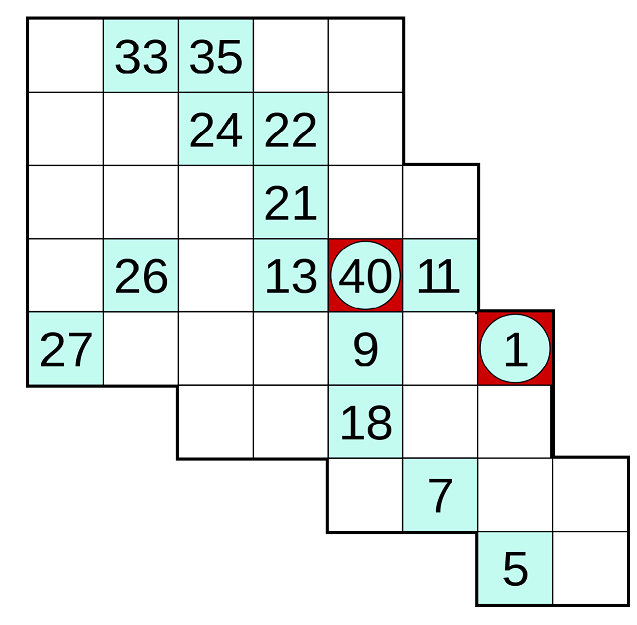
#> input picture exemple_hidato/exemple1.jpg, 637 x 625 px, found by its file name
$ python hidato_grid.py
#> lines starting #> are read from the running program, lines starting #| are printed output that depends on the picture; after the words box and inside, x2 and y2 are one past the last pixel; in counts of white or black regions, pixels touching at a corner belong together
import cv2
import operator
import numpy as np
from matplotlib import pyplot as plt


def path_to_img(path):
#> called with path = 'exemple_hidato\\exemple1.jpg'
    return cv2.imread(path, cv2.IMREAD_GRAYSCALE)
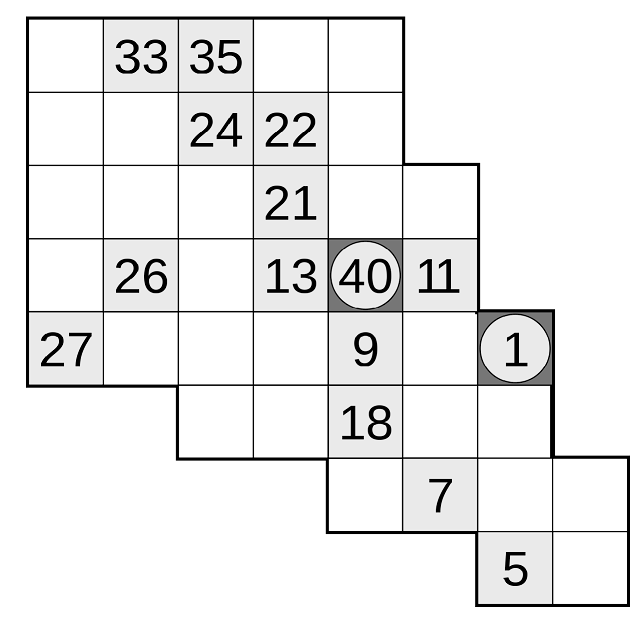
#> returned value: shape (625, 637); min 0, max 255, mean 236.6

def convert_when_colour(colour, img):
    """Dynamically converts an image to colour if the input colour is a tuple and the image is grayscale."""
    if len(colour) == 3:
        if len(img.shape) == 2:
            img = cv2.cvtColor(img, cv2.COLOR_GRAY2BGR)
        elif img.shape[2] == 1:
            img = cv2.cvtColor(img, cv2.COLOR_GRAY2BGR)
    return img

def traitement_image(img):
    res = cv2.GaussianBlur(img.copy(), (9, 9), 0)
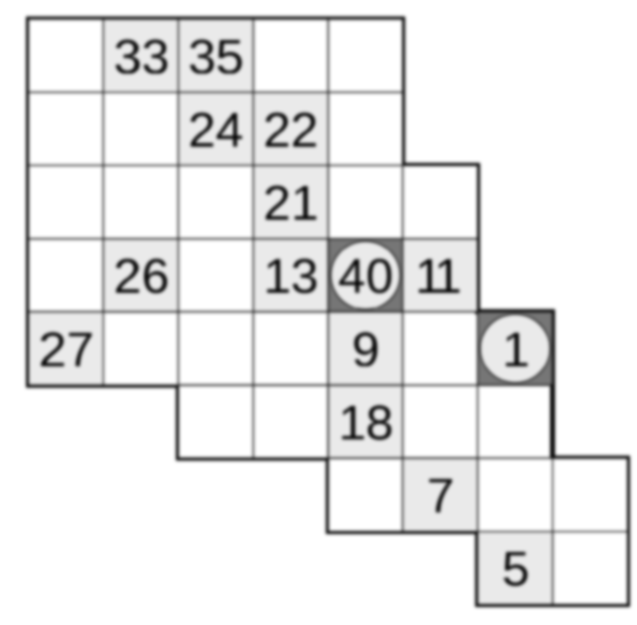
#> res: shape (625, 637); min 19, max 255, mean 236.6
    res = cv2.adaptiveThreshold(res, 255, cv2.ADAPTIVE_THRESH_GAUSSIAN_C, cv2.THRESH_BINARY, 11, 2)
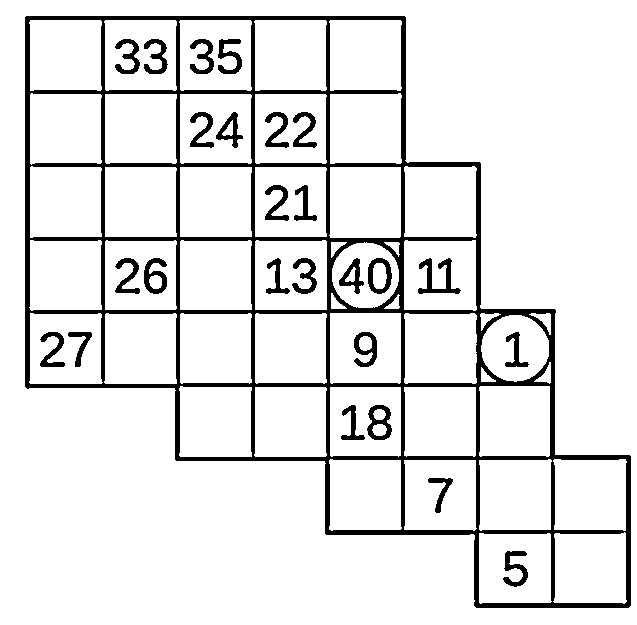
#> res: shape (625, 637); 90.1% white; 26 black regions, largest, box (x1, y1, x2, y2) and area: (25, 16, 631, 608) 30254, (418, 258, 461, 294) 573, (367, 405, 392, 440) 439
    res = cv2.bitwise_not(res, res)
    kernel = np.array([[0., 1., 0.], [1., 1., 1.], [0., 1., 0.]], np.uint8)
    res = cv2.dilate(res, kernel)
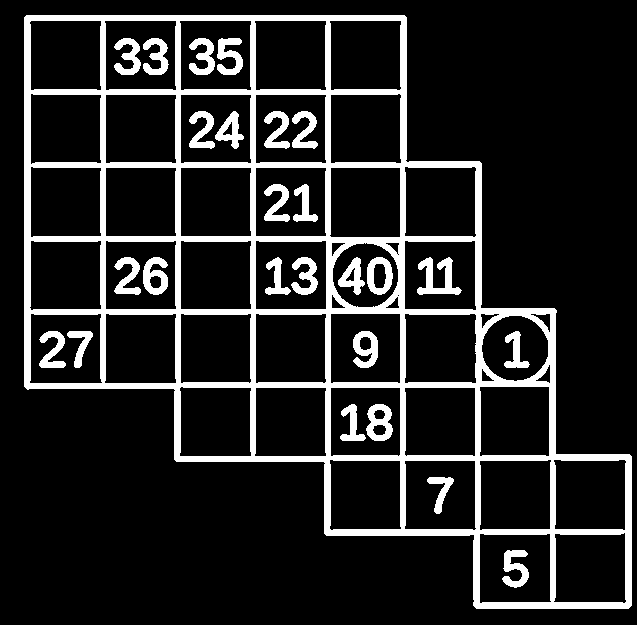
#> res: shape (625, 637); 14.3% white; 26 white regions
    return res

def trouve_coins_points(img):
    contours, h = cv2.findContours(img.copy(),cv2.RETR_EXTERNAL, cv2.CHAIN_APPROX_SIMPLE)
#> contours = 1 contour; box (x1, y1, x2, y2) and area: (24, 15, 632, 609) 227992; h = [[-1, -1, -1, -1]]
    contours = sorted(contours, key=cv2.contourArea, reverse=True)
    return contours[0]

def point_segment(P1,P2,P):
    return (P2[0]-P1[0])*(P[1]-P1[1])-(P2[1]-P1[1])*(P[0]-P1[0])>0

def enveloppe_convexe(tab):
    def array_to_list(tab):
        res = []
#> res = []
        for i in tab:
            res.append([i[0][0],i[0][1]])
#> this loop made 51 passes
#> i on passes 1 to 12: [[26, 15]], [[24, 17]], [[24, 386]], [[27, 389]], [[28, 389]], [[29, 388]], [[173, 388]], [[175, 390]], [[174, 391]], [[174, 459]], [[176, 461]], [[323, 461]]
#> after the loop, res = 51 pairs, first value 24 to 631, second value 15 to 608
        return res
    def cle(P):
        return P[0]
    points = array_to_list(tab)
#> points has the same summary as res in array_to_list
    points.sort(key=cle)
    N=len(points)
#> N = 51
    enveloppe = [points[0],points[1]]
#> enveloppe = [[24, 17], [24, 386]]
    for i in range(2,N):
        enveloppe.append(points[i])
        valide = False
        while not(valide) and len(enveloppe)>2:
            P3 = enveloppe.pop()
            P2 = enveloppe.pop()
            P1 = enveloppe.pop()
            if point_segment(P1,P2,P3):
                enveloppe.append(P1)
                enveloppe.append(P3)
            else:
                enveloppe.append(P1)
                enveloppe.append(P2)
                enveloppe.append(P3)
                valide = True
#> after the loop, enveloppe = [[24, 17], [24, 386], [27, 389], [326, 535], [476, 608], [628, 608], [631, 605], [631, 456]]
    enveloppe.append(points[N-2])
    for i in range(N-3,-1,-1):
        enveloppe.append(points[i])
        valide = False
        while not(valide) and len(enveloppe)>2:
            P3 = enveloppe.pop()
            P2 = enveloppe.pop()
            P1 = enveloppe.pop()
            if point_segment(P1,P2,P3):
                enveloppe.append(P1)
                enveloppe.append(P3)
            else:
                enveloppe.append(P1)
                enveloppe.append(P2)
                enveloppe.append(P3)
                valide = True
#> after the loop, enveloppe = [[24, 17], [24, 386], [27, 389], [326, 535], [476, 608], [628, 608], [631, 605], [631, 456], [481, 163], [406, 17], [404, 15], [26, 15], [24, 17]]
    return enveloppe


def show_image(img):
    """Shows an image until any key is pressed"""
    cv2.imshow('image', img)  # Display the image
    cv2.waitKey(0)  # Wait for any key to be pressed (with the image window active)
    cv2.destroyAllWindows()  # Close all windows

img = path_to_img('exemple_hidato\exemple1.jpg')
img = traitement_image(img)

#show_image(traitement_image(img))

print(enveloppe_convexe(trouve_coins_points(img)))
#| [[24, 17], [24, 386], [27, 389], [326, 535], [476, 608], [628, 608], [631, 605], [631, 456], [481, 163], [406, 17], [404, 15], [26, 15], [24, 17]]

points = trouve_coins_points(img)
#> points = contour of 51 points, box (x1, y1, x2, y2) (24, 15, 632, 609), area 227992
env=enveloppe_convexe(points)
#> the loop in array_to_list (call 2), `for i in tab:` made 51 passes
#> env has the same summary as enveloppe in enveloppe_convexe
plt.figure()
plt.axis([0,1000,0,1000])
for i in range(1,len(env)):
    P2 = env[i]
    P1 = env[i-1]
    plt.plot([P1[0],P2[0]],[P1[1],P2[1]],"k-")
#> this loop made 12 passes
#> (P2, P1) on passes 1 to 12: ([24, 386], [24, 17]), ([27, 389], [24, 386]), ([326, 535], [27, 389]), ([476, 608], [326, 535]), ([628, 608], [476, 608]), ([631, 605], [628, 608]), ([631, 456], [631, 605]), ([481, 163], [631, 456]), ([406, 17], [481, 163]), ([404, 15], [406, 17]), ([26, 15], [404, 15]), ([24, 17], [26, 15])
plt.show()
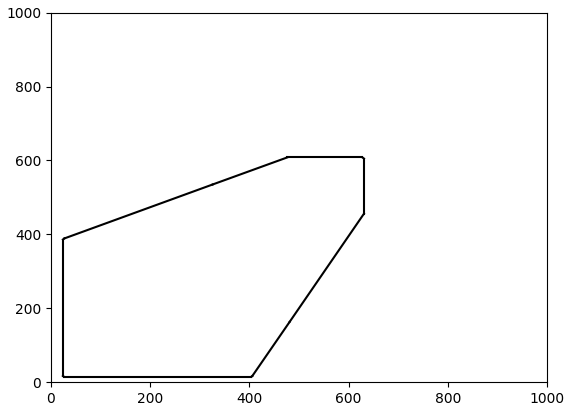
#> figure drawn by matplotlib, 1 panel
